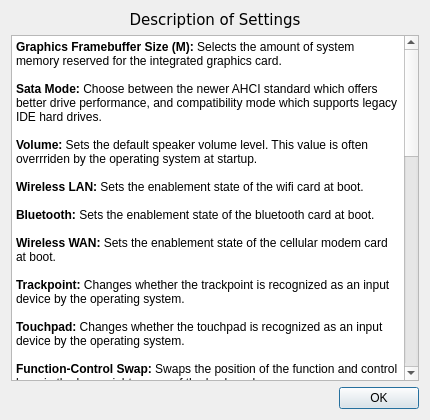
<?xml version="1.0" encoding="UTF-8"?>
<ui version="4.0">
 <class>infoWindow</class>
 <widget class="QWidget" name="infoWindow">
  <property name="geometry">
   <rect>
    <x>0</x>
    <y>0</y>
    <width>430</width>
    <height>420</height>
   </rect>
  </property>
  <property name="sizePolicy">
   <sizepolicy hsizetype="Fixed" vsizetype="Fixed">
    <horstretch>0</horstretch>
    <verstretch>0</verstretch>
   </sizepolicy>
  </property>
  <property name="minimumSize">
   <size>
    <width>430</width>
    <height>420</height>
   </size>
  </property>
  <property name="maximumSize">
   <size>
    <width>430</width>
    <height>420</height>
   </size>
  </property>
  <property name="windowTitle">
   <string>Form</string>
  </property>
  <layout class="QVBoxLayout" name="verticalLayout">
   <item>
    <widget class="QLabel" name="windowLabel">
     <property name="font">
      <font>
       <family>DejaVu Sans</family>
       <pointsize>11</pointsize>
      </font>
     </property>
     <property name="text">
      <string>Description of Settings</string>
     </property>
     <property name="alignment">
      <set>Qt::AlignCenter</set>
     </property>
    </widget>
   </item>
   <item>
    <widget class="QTextBrowser" name="infoBrowser">
     <property name="html">
      <string>&lt;!DOCTYPE HTML PUBLIC &quot;-//W3C//DTD HTML 4.0//EN&quot; &quot;http://www.w3.org/TR/REC-html40/strict.dtd&quot;&gt;
&lt;html&gt;&lt;head&gt;&lt;meta name=&quot;qrichtext&quot; content=&quot;1&quot; /&gt;&lt;style type=&quot;text/css&quot;&gt;
p, li { white-space: pre-wrap; }
&lt;/style&gt;&lt;/head&gt;&lt;body style=&quot; font-family:'Sans Serif'; font-size:9pt; font-weight:400; font-style:normal;&quot;&gt;
&lt;p style=&quot; margin-top:0px; margin-bottom:0px; margin-left:0px; margin-right:0px; -qt-block-indent:0; text-indent:0px;&quot;&gt;&lt;span style=&quot; font-weight:600;&quot;&gt;Graphics Framebuffer Size (M): &lt;/span&gt;Selects the amount of system memory reserved for the integrated graphics card.&lt;/p&gt;
&lt;p style=&quot;-qt-paragraph-type:empty; margin-top:0px; margin-bottom:0px; margin-left:0px; margin-right:0px; -qt-block-indent:0; text-indent:0px;&quot;&gt;&lt;br /&gt;&lt;/p&gt;
&lt;p style=&quot; margin-top:0px; margin-bottom:0px; margin-left:0px; margin-right:0px; -qt-block-indent:0; text-indent:0px;&quot;&gt;&lt;span style=&quot; font-weight:600;&quot;&gt;Sata Mode: &lt;/span&gt;Choose between the newer AHCI standard which offers better drive performance, and compatibility mode which supports legacy IDE hard drives.&lt;/p&gt;
&lt;p style=&quot;-qt-paragraph-type:empty; margin-top:0px; margin-bottom:0px; margin-left:0px; margin-right:0px; -qt-block-indent:0; text-indent:0px;&quot;&gt;&lt;br /&gt;&lt;/p&gt;
&lt;p style=&quot; margin-top:0px; margin-bottom:0px; margin-left:0px; margin-right:0px; -qt-block-indent:0; text-indent:0px;&quot;&gt;&lt;span style=&quot; font-weight:600;&quot;&gt;Volume: &lt;/span&gt;Sets the default speaker volume level. This value is often overrriden by the operating system at startup.&lt;/p&gt;
&lt;p style=&quot;-qt-paragraph-type:empty; margin-top:0px; margin-bottom:0px; margin-left:0px; margin-right:0px; -qt-block-indent:0; text-indent:0px;&quot;&gt;&lt;br /&gt;&lt;/p&gt;
&lt;p style=&quot; margin-top:0px; margin-bottom:0px; margin-left:0px; margin-right:0px; -qt-block-indent:0; text-indent:0px;&quot;&gt;&lt;span style=&quot; font-weight:600;&quot;&gt;Wireless LAN: &lt;/span&gt;Sets the enablement state of the wifi card at boot.&lt;/p&gt;
&lt;p style=&quot;-qt-paragraph-type:empty; margin-top:0px; margin-bottom:0px; margin-left:0px; margin-right:0px; -qt-block-indent:0; text-indent:0px;&quot;&gt;&lt;br /&gt;&lt;/p&gt;
&lt;p style=&quot; margin-top:0px; margin-bottom:0px; margin-left:0px; margin-right:0px; -qt-block-indent:0; text-indent:0px;&quot;&gt;&lt;span style=&quot; font-weight:600;&quot;&gt;Bluetooth:&lt;/span&gt; Sets the enablement state of the bluetooth card at boot.&lt;/p&gt;
&lt;p style=&quot;-qt-paragraph-type:empty; margin-top:0px; margin-bottom:0px; margin-left:0px; margin-right:0px; -qt-block-indent:0; text-indent:0px;&quot;&gt;&lt;br /&gt;&lt;/p&gt;
&lt;p style=&quot; margin-top:0px; margin-bottom:0px; margin-left:0px; margin-right:0px; -qt-block-indent:0; text-indent:0px;&quot;&gt;&lt;span style=&quot; font-weight:600;&quot;&gt;Wireless WAN:&lt;/span&gt; Sets the enablement state of the cellular modem card at boot.&lt;/p&gt;
&lt;p style=&quot;-qt-paragraph-type:empty; margin-top:0px; margin-bottom:0px; margin-left:0px; margin-right:0px; -qt-block-indent:0; text-indent:0px;&quot;&gt;&lt;br /&gt;&lt;/p&gt;
&lt;p style=&quot; margin-top:0px; margin-bottom:0px; margin-left:0px; margin-right:0px; -qt-block-indent:0; text-indent:0px;&quot;&gt;&lt;span style=&quot; font-weight:600;&quot;&gt;Trackpoint:&lt;/span&gt; Changes whether the trackpoint is recognized as an input device by the operating system.&lt;/p&gt;
&lt;p style=&quot;-qt-paragraph-type:empty; margin-top:0px; margin-bottom:0px; margin-left:0px; margin-right:0px; -qt-block-indent:0; text-indent:0px;&quot;&gt;&lt;br /&gt;&lt;/p&gt;
&lt;p style=&quot; margin-top:0px; margin-bottom:0px; margin-left:0px; margin-right:0px; -qt-block-indent:0; text-indent:0px;&quot;&gt;&lt;span style=&quot; font-weight:600;&quot;&gt;Touchpad:&lt;/span&gt; Changes whether the touchpad is recognized as an input device by the operating system.&lt;/p&gt;
&lt;p style=&quot;-qt-paragraph-type:empty; margin-top:0px; margin-bottom:0px; margin-left:0px; margin-right:0px; -qt-block-indent:0; text-indent:0px;&quot;&gt;&lt;br /&gt;&lt;/p&gt;
&lt;p style=&quot; margin-top:0px; margin-bottom:0px; margin-left:0px; margin-right:0px; -qt-block-indent:0; text-indent:0px;&quot;&gt;&lt;span style=&quot; font-weight:600;&quot;&gt;Function-Control Swap: &lt;/span&gt;Swaps the position of the function and control keys in the lower right corner of the keyboard.&lt;/p&gt;
&lt;p style=&quot;-qt-paragraph-type:empty; margin-top:0px; margin-bottom:0px; margin-left:0px; margin-right:0px; -qt-block-indent:0; text-indent:0px;&quot;&gt;&lt;br /&gt;&lt;/p&gt;
&lt;p style=&quot; margin-top:0px; margin-bottom:0px; margin-left:0px; margin-right:0px; -qt-block-indent:0; text-indent:0px;&quot;&gt;&lt;span style=&quot; font-weight:600;&quot;&gt;Sticky Function Key: &lt;/span&gt;Sets a delay after having pressed the fuction key. Enables the user to access a secondary function of a key without holding down the FN key.&lt;/p&gt;
&lt;p style=&quot;-qt-paragraph-type:empty; margin-top:0px; margin-bottom:0px; margin-left:0px; margin-right:0px; -qt-block-indent:0; text-indent:0px;&quot;&gt;&lt;br /&gt;&lt;/p&gt;
&lt;p style=&quot; margin-top:0px; margin-bottom:0px; margin-left:0px; margin-right:0px; -qt-block-indent:0; text-indent:0px;&quot;&gt;&lt;span style=&quot; font-weight:600;&quot;&gt;Hybrid Graphics Mode: &lt;/span&gt;Selects which graphics cards will be in use during device operation.&lt;/p&gt;
&lt;p style=&quot;-qt-paragraph-type:empty; margin-top:0px; margin-bottom:0px; margin-left:0px; margin-right:0px; -qt-block-indent:0; text-indent:0px;&quot;&gt;&lt;br /&gt;&lt;/p&gt;
&lt;p style=&quot; margin-top:0px; margin-bottom:0px; margin-left:0px; margin-right:0px; -qt-block-indent:0; text-indent:0px;&quot;&gt;&lt;span style=&quot; font-weight:600;&quot;&gt;Power Management Beeps:&lt;/span&gt; Toggles whether there are audible beeps upon inserting and removing the charger from the computer.&lt;/p&gt;
&lt;p style=&quot;-qt-paragraph-type:empty; margin-top:0px; margin-bottom:0px; margin-left:0px; margin-right:0px; -qt-block-indent:0; text-indent:0px;&quot;&gt;&lt;br /&gt;&lt;/p&gt;
&lt;p style=&quot; margin-top:0px; margin-bottom:0px; margin-left:0px; margin-right:0px; -qt-block-indent:0; text-indent:0px;&quot;&gt;&lt;span style=&quot; font-weight:600;&quot;&gt;USB Always On: &lt;/span&gt;Selects whether the USB charge port is enabled while on AC power and battery power, only on AC, or not at all.&lt;/p&gt;
&lt;p style=&quot;-qt-paragraph-type:empty; margin-top:0px; margin-bottom:0px; margin-left:0px; margin-right:0px; -qt-block-indent:0; text-indent:0px;&quot;&gt;&lt;br /&gt;&lt;/p&gt;
&lt;p style=&quot; margin-top:0px; margin-bottom:0px; margin-left:0px; margin-right:0px; -qt-block-indent:0; text-indent:0px;&quot;&gt;&lt;span style=&quot; font-weight:600;&quot;&gt;First Battery: &lt;/span&gt;Selects which battery gets discharged first. This applies to systems with an add-on battery.&lt;/p&gt;
&lt;p style=&quot;-qt-paragraph-type:empty; margin-top:0px; margin-bottom:0px; margin-left:0px; margin-right:0px; -qt-block-indent:0; text-indent:0px;&quot;&gt;&lt;br /&gt;&lt;/p&gt;
&lt;p style=&quot; margin-top:0px; margin-bottom:0px; margin-left:0px; margin-right:0px; -qt-block-indent:0; text-indent:0px;&quot;&gt;&lt;span style=&quot; font-weight:600;&quot;&gt;Boot Option: &lt;/span&gt;If a secondary test image is included in the device's coreboot rom, selecting &amp;quot;Normal&amp;quot; will make the system start from the test image. Otherwise, the standard fallback image will be used.&lt;/p&gt;
&lt;p style=&quot;-qt-paragraph-type:empty; margin-top:0px; margin-bottom:0px; margin-left:0px; margin-right:0px; -qt-block-indent:0; text-indent:0px;&quot;&gt;&lt;br /&gt;&lt;/p&gt;
&lt;p style=&quot; margin-top:0px; margin-bottom:0px; margin-left:0px; margin-right:0px; -qt-block-indent:0; text-indent:0px;&quot;&gt;&lt;span style=&quot; font-weight:600;&quot;&gt;Power On AC Attach:&lt;/span&gt; If enabled, the system is supposed to power itself when the AC adapter is plugged in and it is not already on.&lt;/p&gt;
&lt;p style=&quot;-qt-paragraph-type:empty; margin-top:0px; margin-bottom:0px; margin-left:0px; margin-right:0px; -qt-block-indent:0; text-indent:0px;&quot;&gt;&lt;br /&gt;&lt;/p&gt;
&lt;p style=&quot; margin-top:0px; margin-bottom:0px; margin-left:0px; margin-right:0px; -qt-block-indent:0; text-indent:0px;&quot;&gt;&lt;span style=&quot; font-weight:600;&quot;&gt;Reboot Counter: &lt;/span&gt;Sets the amount of times rebooting from a test image will be allowed before trying to boot from fallback.&lt;/p&gt;
&lt;p style=&quot;-qt-paragraph-type:empty; margin-top:0px; margin-bottom:0px; margin-left:0px; margin-right:0px; -qt-block-indent:0; text-indent:0px;&quot;&gt;&lt;br /&gt;&lt;/p&gt;
&lt;p style=&quot; margin-top:0px; margin-bottom:0px; margin-left:0px; margin-right:0px; -qt-block-indent:0; text-indent:0px;&quot;&gt;&lt;span style=&quot; font-weight:600;&quot;&gt;Management Engine (ME) State: &lt;/span&gt;Selects whether the management engine is fully enabled, or soft-disabled. This setting only has an effect on systems that have not had &lt;span style=&quot; font-style:italic;&quot;&gt;me_cleaner&lt;/span&gt; run on them.&lt;/p&gt;
&lt;p style=&quot;-qt-paragraph-type:empty; margin-top:0px; margin-bottom:0px; margin-left:0px; margin-right:0px; -qt-block-indent:0; text-indent:0px;&quot;&gt;&lt;br /&gt;&lt;/p&gt;
&lt;p style=&quot; margin-top:0px; margin-bottom:0px; margin-left:0px; margin-right:0px; -qt-block-indent:0; text-indent:0px;&quot;&gt;&lt;span style=&quot; font-weight:600;&quot;&gt;ME Reset Counter: &lt;/span&gt;Sets the amount of times after which the management engine state will revert to default in the event of a CMOS failure.&lt;/p&gt;
&lt;p style=&quot;-qt-paragraph-type:empty; margin-top:0px; margin-bottom:0px; margin-left:0px; margin-right:0px; -qt-block-indent:0; text-indent:0px;&quot;&gt;&lt;br /&gt;&lt;/p&gt;
&lt;p style=&quot; margin-top:0px; margin-bottom:0px; margin-left:0px; margin-right:0px; -qt-block-indent:0; text-indent:0px;&quot;&gt;&lt;span style=&quot; font-weight:600;&quot;&gt;Debug Level: &lt;/span&gt;Sets the amount of debug information to be outputed. &amp;quot;Spew&amp;quot; is the least amount and &amp;quot;Emergency&amp;quot; gives the most information.&lt;/p&gt;
&lt;p style=&quot;-qt-paragraph-type:empty; margin-top:0px; margin-bottom:0px; margin-left:0px; margin-right:0px; -qt-block-indent:0; text-indent:0px;&quot;&gt;&lt;br /&gt;&lt;/p&gt;
&lt;p style=&quot; margin-top:0px; margin-bottom:0px; margin-left:0px; margin-right:0px; -qt-block-indent:0; text-indent:0px;&quot;&gt;&lt;span style=&quot; font-weight:600;&quot;&gt;Non-Maskable Interrupts: &lt;/span&gt;Selects whether the system reports critical hardware errors to the operating system. It is important to leave this enabled unless for specific debugging purposes.&lt;/p&gt;
&lt;p style=&quot;-qt-paragraph-type:empty; margin-top:0px; margin-bottom:0px; margin-left:0px; margin-right:0px; -qt-block-indent:0; text-indent:0px;&quot;&gt;&lt;br /&gt;&lt;/p&gt;
&lt;p style=&quot;-qt-paragraph-type:empty; margin-top:0px; margin-bottom:0px; margin-left:0px; margin-right:0px; -qt-block-indent:0; text-indent:0px;&quot;&gt;&lt;br /&gt;&lt;/p&gt;
&lt;p align=&quot;center&quot; style=&quot; margin-top:0px; margin-bottom:0px; margin-left:0px; margin-right:0px; -qt-block-indent:0; text-indent:0px;&quot;&gt;For more information, please visit:&lt;/p&gt;
&lt;p align=&quot;center&quot; style=&quot; margin-top:0px; margin-bottom:0px; margin-left:0px; margin-right:0px; -qt-block-indent:0; text-indent:0px;&quot;&gt;&lt;a href=&quot;https://doc.coreboot.org/&quot;&gt;&lt;span style=&quot; text-decoration: underline; color:#0000ff;&quot;&gt;https://doc.coreboot.org/&lt;/span&gt;&lt;/a&gt;&lt;/p&gt;
&lt;p align=&quot;center&quot; style=&quot; margin-top:0px; margin-bottom:0px; margin-left:0px; margin-right:0px; -qt-block-indent:0; text-indent:0px;&quot;&gt;&lt;a href=&quot;https://www.coreboot.org/Nvramtool&quot;&gt;&lt;span style=&quot; text-decoration: underline; color:#0000ff;&quot;&gt;https://www.coreboot.org/Nvramtool&lt;/span&gt;&lt;/a&gt;&lt;/p&gt;&lt;/body&gt;&lt;/html&gt;</string>
     </property>
     <property name="openExternalLinks">
      <bool>true</bool>
     </property>
     <property name="openLinks">
      <bool>true</bool>
     </property>
    </widget>
   </item>
   <item>
    <widget class="QDialogButtonBox" name="closeButton">
     <property name="standardButtons">
      <set>QDialogButtonBox::Ok</set>
     </property>
    </widget>
   </item>
  </layout>
 </widget>
 <resources/>
 <connections/>
</ui>
